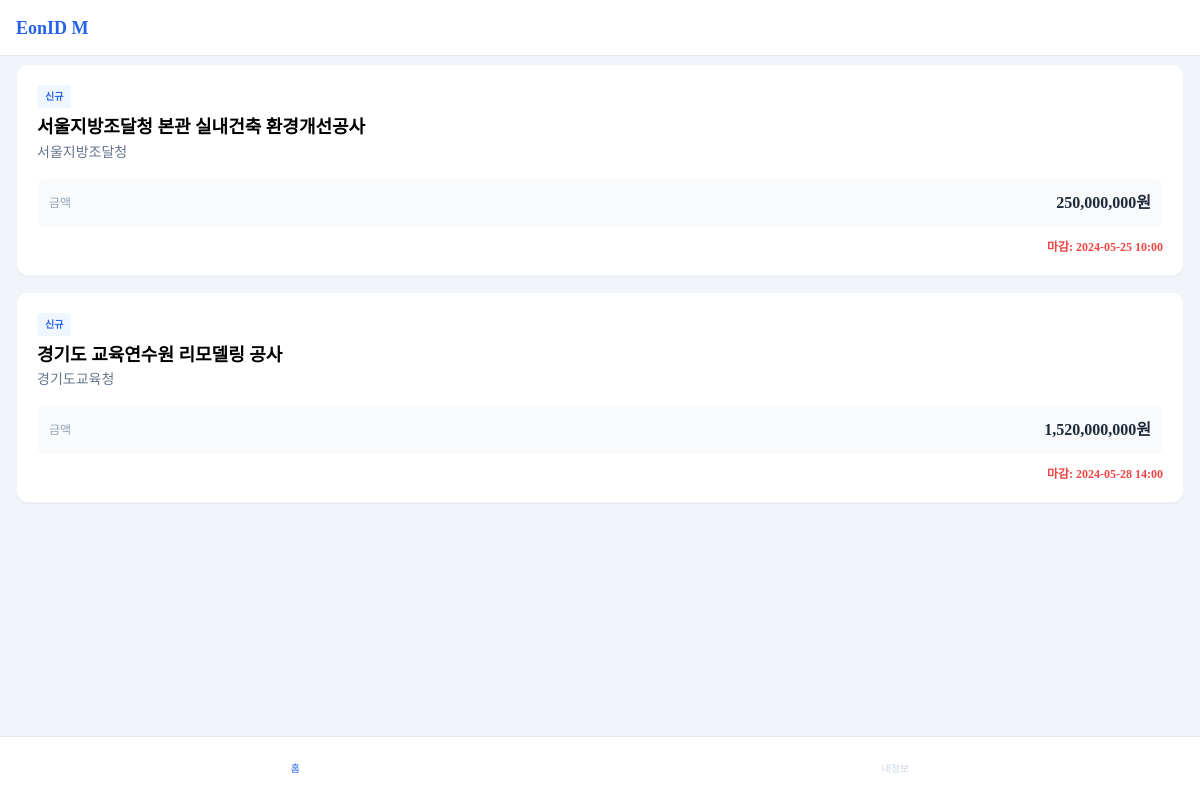
Page /mobile on the committed database.
### tables this page shows
CREATE TABLE bids (
            id INTEGER PRIMARY KEY AUTOINCREMENT,
            bid_no TEXT UNIQUE,
            title TEXT,
            agency TEXT,
            price TEXT,
            date_close TEXT,
            link TEXT,
            is_favorite INTEGER DEFAULT 0,
            status TEXT DEFAULT '신규',
            created_at TIMESTAMP DEFAULT CURRENT_TIMESTAMP
        );

### app.py (the view)
@app.route('/mobile')
def mobile():
    conn = sqlite3.connect(DB_FILE)
    conn.row_factory = sqlite3.Row
    cursor = conn.cursor()
    cursor.execute("SELECT * FROM bids ORDER BY created_at DESC")
    bids = cursor.fetchall()
    conn.close()
    return render_template('mobile.html', bids=bids)

### templates/mobile.html (shortened to what this page needs)
<!DOCTYPE html>
<html lang="ko">
<head>
    <script src="https://cdn.tailwindcss.com"></script>
</head>
<body class="bg-slate-100 pb-20 select-none">
    <header class="fixed top-0 w-full h-14 bg-white border-b flex items-center justify-between px-4 z-50">
        <div class="font-bold text-lg text-blue-600">EonID M</div>
    </header>
    <main class="pt-16 px-4 space-y-4">
        {% for bid in bids %}
        <div class="bg-white rounded-xl p-5 shadow-sm border border-slate-100 relative active:scale-95 transition">
            <div class="flex justify-between items-start mb-2">
                <span class="bg-blue-50 text-blue-600 text-[10px] px-2 py-1 rounded font-bold">
                  {{ bid.status or '신규' }}
                </span>
            </div>
            <h3 class="font-bold text-lg leading-tight mb-1 line-clamp-2">
              {{ bid.title }}
            </h3>
            <p class="text-sm text-slate-500 mb-4">{{ bid.agency }}</p>
            <div class="bg-slate-50 rounded-lg p-3 flex justify-between items-center mb-3">
                <span class="text-xs text-slate-400">금액</span>
                <span class="font-bold text-slate-800">{{ bid.price }}원</span>
            </div>
            <div class="text-right text-xs text-red-500 font-bold">
              마감: {{ bid.date_close }}
            </div>
        </div>
        {% endfor %}
    </main>
    <nav class="fixed bottom-0 w-full bg-white border-t h-16 flex justify-around items-center z-50">
        <a href="/" class="text-blue-600 flex flex-col items-center">
            <span class="text-[10px]">홈</span>
        </a>
        <a href="#" class="text-slate-300 flex flex-col items-center">
            <span class="text-[10px]">내정보</span>
        </a>
    </nav>
</body>
</html>

### templates/mobile.html (style rules this page uses)
body { font-family: Pretendard; -webkit-tap-highlight-color: transparent; }

### rows in the picture
bids: status "신규", title "서울지방조달청 본관 실내건축 환경개선공사", agency "서울지방조달청", price "250,000,000", date_close "2024-05-25 10:00"
bids: status "신규", title "경기도 교육연수원 리모델링 공사", agency "경기도교육청", price "1,520,000,000", date_close "2024-05-28 14:00"
